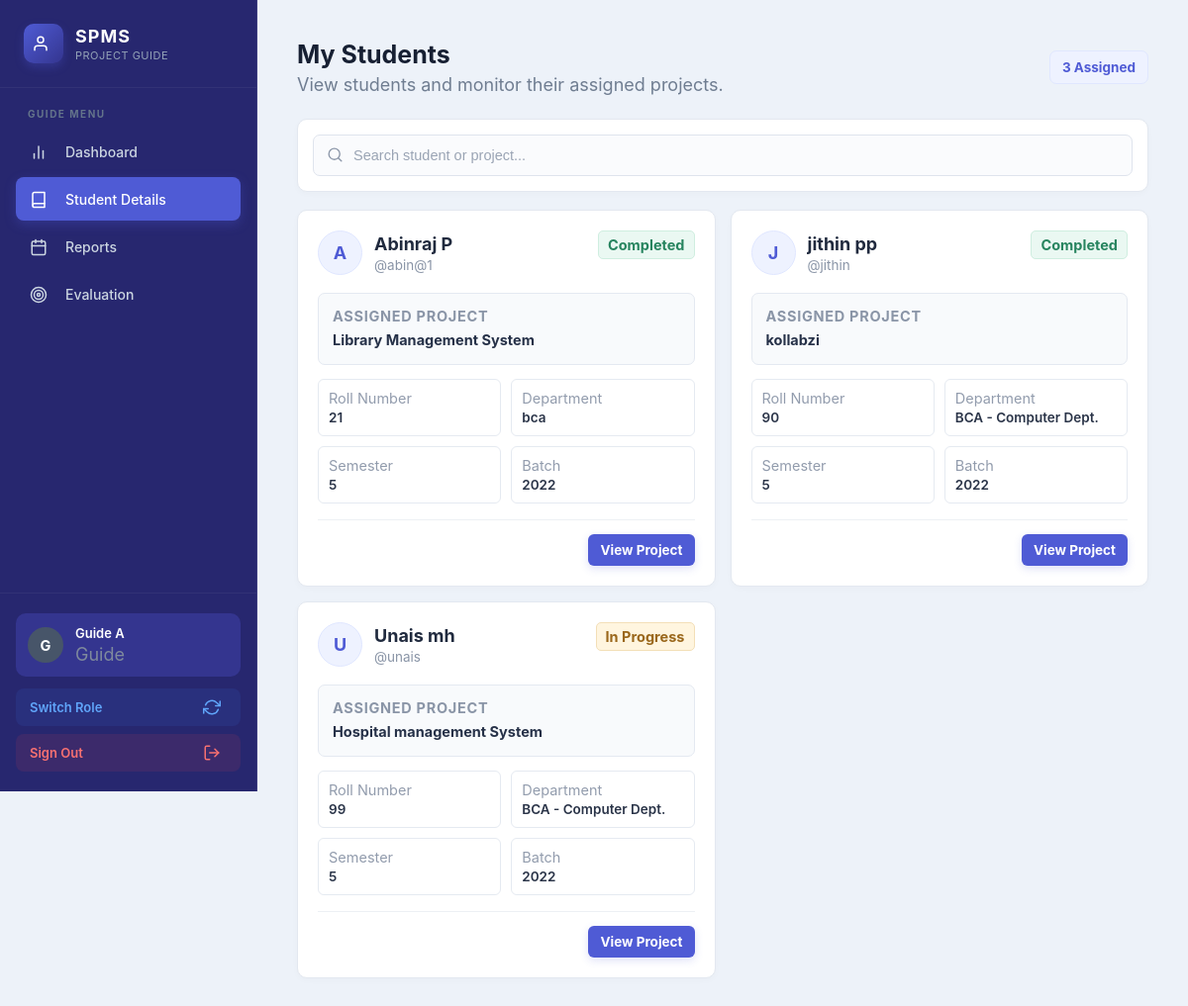
The page /guides/students/ (signed in) on the database its author committed.
### accounts/models.py (models this page shows, shortened)
class User(AbstractUser):
    is_student = models.BooleanField(default=False)
    is_coordinator = models.BooleanField(default=False)
    is_faculty = models.BooleanField(default=False)
    is_expert = models.BooleanField(default=False)
    is_guide = models.BooleanField(default=False)
    is_panel = models.BooleanField(default=False)
    phone = models.CharField(
        max_length=15,
        blank=True,
        null=True
    )
    roll_number = models.CharField(
        max_length=50,
        blank=True,
        null=True
    )
    department = models.CharField(
        max_length=100,
        blank=True,
        null=True
    )
    domain_of_expertise = models.CharField(
        max_length=200,
        blank=True,
        null=True
    )
    semester = models.CharField(
        max_length=20,
        blank=True,
        null=True
    )
    batch = models.CharField(
        max_length=20,
        blank=True,
        null=True
    )

### projects/models.py (models this page shows, shortened)
class ProjectProposal(models.Model):
    PROJECT_TYPE_CHOICES = [
        ("MINI", "Mini Project"),
        ("MAIN", "Main Project"),
    ]
    STATUS_CHOICES = [
        ("SUBMITTED", "Submitted"),
        ("EXPERT_ASSIGNED", "Expert Assigned"),
        ("CHANGES_REQUESTED", "Changes Requested"),
        ("CHANGES_SENT_TO_STUDENT", "Changes Sent To Student"),
        ("EXPERT_APPROVED", "Expert Approved"),
        ("COORDINATOR_APPROVED", "Coordinator Approved"),
        ("GUIDE_ASSIGNED", "Guide Assigned"),
        ("GUIDE_REJECTED", "Guide Rejected"),
        ("IN_PROGRESS", "In Progress"),
        ("COMPLETED", "Completed"),
        ("REJECTED", "Rejected"),
    ]
    student = models.ForeignKey(
        settings.AUTH_USER_MODEL,
        on_delete=models.CASCADE,
        related_name="project_proposals",
        limit_choices_to={"is_student": True}
    )
    project_type = models.CharField(
        max_length=10,
        choices=PROJECT_TYPE_CHOICES,
        default="MAIN"
    )
    title = models.CharField(max_length=255)
    abstract = models.TextField(blank=True)
    domain = models.CharField(
        max_length=255,
        blank=True
    )
    technologies = models.TextField(
        blank=True
    )
    description = models.TextField(
        blank=True
    )
    proposal_document = models.FileField(
        upload_to="proposals/",
        blank=True,
        null=True
    )
    domain_expert = models.ForeignKey(
        settings.AUTH_USER_MODEL,
        on_delete=models.SET_NULL,
        null=True,
        blank=True,
        related_name="expert_proposals",
        limit_choices_to={"is_expert": True}
    )
    expert_comments = models.TextField(
        blank=True,
        null=True
    )
    status = models.CharField(
        max_length=40,
        choices=STATUS_CHOICES,
        default="SUBMITTED"
    )
    guide = models.ForeignKey(
        settings.AUTH_USER_MODEL,
        on_delete=models.SET_NULL,
        null=True,
        blank=True,
        related_name="guided_proposals",
        limit_choices_to={"is_guide": True}
    )
    panel_members = models.ManyToManyField(
        settings.AUTH_USER_MODEL,
        blank=True,
        related_name="assigned_panel_projects",
        limit_choices_to={"is_panel": True},
    )
    guide_rejection_reason = models.TextField(
        blank=True,
        null=True
    )
    guide_rejected_at = models.DateTimeField(
        blank=True,
        null=True
    )
    review_date = models.DateTimeField(
        blank=True,
        null=True,
        help_text="Scheduled date and time for the project review by the panel."
    )
    submitted_at = models.DateTimeField(
        auto_now_add=True
    )
    updated_at = models.DateTimeField(
        auto_now=True
    )

### guides/views.py (the view, shortened to what this page needs)
    @login_required
    def wrapper(request, *args, **kwargs):
        return view_func(
            request,
            *args,
            **kwargs
        )

### templates/guide/students.html (shortened to what this page needs)
{% extends "base.html" %}
{% block content %}
<div class="dashboard-layout">
    {% include "guide/sidebar.html" %}
    <main class="dashboard-main">
    <div class="guide-container">
        <div class="page-header">
            <div>
                <h1>
                    My Students
                </h1>
                <p>
                    View students and monitor their assigned projects.
                </p>
            </div>
            <div class="count-badge">
                {{ projects|length }} Assigned
            </div>
        </div>
        <div class="toolbar">
            <div class="search-box">
                <span class="search-icon">
                    <svg viewBox="0 0 24 24">
                        <circle
                            cx="11"
                            cy="11"
                            r="7"
                        ></circle>
                        <path
                            d="m20 20-4-4"
                        ></path>
                    </svg>
                </span>
                <input
                    type="text"
                    id="studentSearch"
                    placeholder="Search student or project..."
                    onkeyup="searchStudents()"
                    autocomplete="off"
                >
            </div>
        </div>
        {% if projects %}
            <div
                class="students-grid"
                id="studentsGrid"
            >
                {% for project in projects %}
                    <div
                        class="student-card"
                        data-search="
                            {{ project.student.get_full_name }}
                            {{ project.student.username }}
                            {{ project.title }}
                            {{ project.student.roll_number }}
                            {{ project.student.department }}
                        "
                    >
                        <div class="student-top">
                            <div class="student-info">
                                <div class="student-avatar">
                                    {% if project.student.first_name %}
                                        {{ project.student.first_name|first|upper }}
                                    {% else %}
                                        {{ project.student.username|first|upper }}
                                    {% endif %}
                                </div>
                                <div>
                                    <div class="student-name">
                                        {% if project.student.get_full_name %}
                                            {{ project.student.get_full_name }}
                                        {% else %}
                                            {{ project.student.username }}
                                        {% endif %}
                                    </div>
                                    <div class="student-username">
                                        @{{ project.student.username }}
                                    </div>
                                </div>
                            </div>
                            {% if project.status == "IN_PROGRESS" %}
                                <span class="status status-progress">
                                    In Progress
                                </span>
                            {% elif project.status == "COMPLETED" %}
                                <span class="status status-completed">
                                    Completed
                                </span>
                            {% elif project.status == "GUIDE_REJECTED" %}
                                <span class="status status-rejected">
                                    Guide Rejected
                                </span>
                            {% else %}
                                <span class="status status-assigned">
                                    {{ project.get_status_display }}
                                </span>
                            {% endif %}
                        </div>
                        <div class="project-box">
                            <div class="project-label">
                                Assigned Project
                            </div>
                            <div class="project-title">
                                {{ project.title }}
                            </div>
                        </div>
                        <div class="student-details">
                            <div class="detail-item">
                                <div class="detail-label">
                                    Roll Number
                                </div>
                                <div class="detail-value">
                                    {{ project.student.roll_number|default:"Not provided" }}
                                </div>
                            </div>
                            <div class="detail-item">
                                <div class="detail-label">
                                    Department
                                </div>
                                <div class="detail-value">
                                    {{ project.student.department|default:"Not provided" }}
                                </div>
                            </div>
                            <div class="detail-item">
                                <div class="detail-label">
                                    Semester
                                </div>
                                <div class="detail-value">
                                    {{ project.student.semester|default:"Not provided" }}
                                </div>
                            </div>
                            <div class="detail-item">
                                <div class="detail-label">
                                    Batch
                                </div>
                                <div class="detail-value">
                                    {{ project.student.batch|default:"Not provided" }}
                                </div>
                            </div>
                        </div>
                        <div class="card-footer">
                            <a
                                href="{% url 'guides:project_detail' project.id %}"
                                class="view-project"
                            >
                                View Project
                            </a>
                        </div>
                    </div>
                {% endfor %}
            </div>
        {% else %}
            <div class="empty-state">
                No students have been assigned to you yet.
            </div>
        {% endif %}
    </div>
</main>
</div>
{% endblock %}

### templates/guide/sidebar.html (shortened to what this page needs)
{% load static %}
<link rel="stylesheet" href="{% static 'css/coordinator_theme.css' %}?v=3">
    <aside class="premium-sidebar">
        <div class="sidebar-brand">
            <div class="brand-logo"><svg width="18" height="18" viewBox="0 0 24 24" fill="none" stroke="currentColor" style="vertical-align: text-bottom; margin-right: 6px;" stroke-width="2" stroke-linecap="round" stroke-linejoin="round"><path d="M20 21v-2a4 4 0 0 0-4-4H8a4 4 0 0 0-4 4v2"></path><circle cx="12" cy="7" r="4"></circle></svg></div>
            <div class="brand-text">
                <h2>SPMS</h2>
                <p>Project Guide</p>
            </div>
        </div>
        <nav class="sidebar-nav">
            <div class="nav-section">Guide Menu</div>
            <a href="{% url 'guides:dashboard' %}" class="nav-item {% if request.resolver_match.url_name == 'dashboard' %}active{% endif %}">
                <span class="nav-icon"></span>
                <span class="nav-text">Dashboard</span>
            </a>
            <a href="{% url 'guides:students' %}" class="nav-item {% if request.resolver_match.url_name == 'students' or request.resolver_match.url_name == 'project_detail' %}active{% endif %}">
                <span class="nav-icon"></span>
                <span class="nav-text">Student Details</span>
            </a>
            <a href="{% url 'guides:reports' %}" class="nav-item {% if request.resolver_match.url_name == 'reports' %}active{% endif %}">
                <span class="nav-icon"></span>
                <span class="nav-text">Reports</span>
            </a>
            <a href="{% url 'guides:evaluations' %}" class="nav-item {% if request.resolver_match.url_name == 'evaluations' %}active{% endif %}">
                <span class="nav-icon"></span>
                <span class="nav-text">Evaluation</span>
            </a>
        </nav>
        <div class="sidebar-footer">
            <div class="user-card">
                <div class="user-avatar">
                    {{ request.user.username|first|upper }}
                </div>
                <div class="user-details">
                    <span class="user-name">{{ request.user.get_full_name|default:request.user.username }}</span>
                    <span class="user-role">Guide</span>
                </div>
            </div>
            {% if request.user.is_superuser or request.user.is_coordinator or request.user.is_expert or request.user.is_panel or request.user.is_student %}
            <a href="{% url 'accounts:dashboard' %}" class="switch-role-btn">
                <span>Switch Role</span>
                <span></span>
            </a>
            {% endif %}
            <a href="{% url 'accounts:logout' %}" class="logout-btn">
                <span>Sign Out</span>
                <span></span>
            </a>
        </div>
    </aside>

### rows shown on the page
User: user.username|first "G", user.get_full_name "Guide A"
ProjectProposal: student.first_name|first "A", student.get_full_name "Abinraj P", student.username "abin@1", status "Completed", title "Library Management System", student.roll_number "21", student.department "bca", student.semester "5", student.batch "2022"
ProjectProposal: student.first_name|first "J", student.get_full_name "jithin pp", student.username "jithin", status "Completed", title "kollabzi", student.roll_number "90", student.department "BCA - Computer Dept.", student.semester "5", student.batch "2022"
ProjectProposal: student.first_name|first "U", student.get_full_name "Unais mh", student.username "unais", status "In Progress", title "Hospital management System", student.roll_number "99", student.department "BCA - Computer Dept.", student.semester "5", student.batch "2022"

### other values the page prints
{{ projects|length }} "3"
